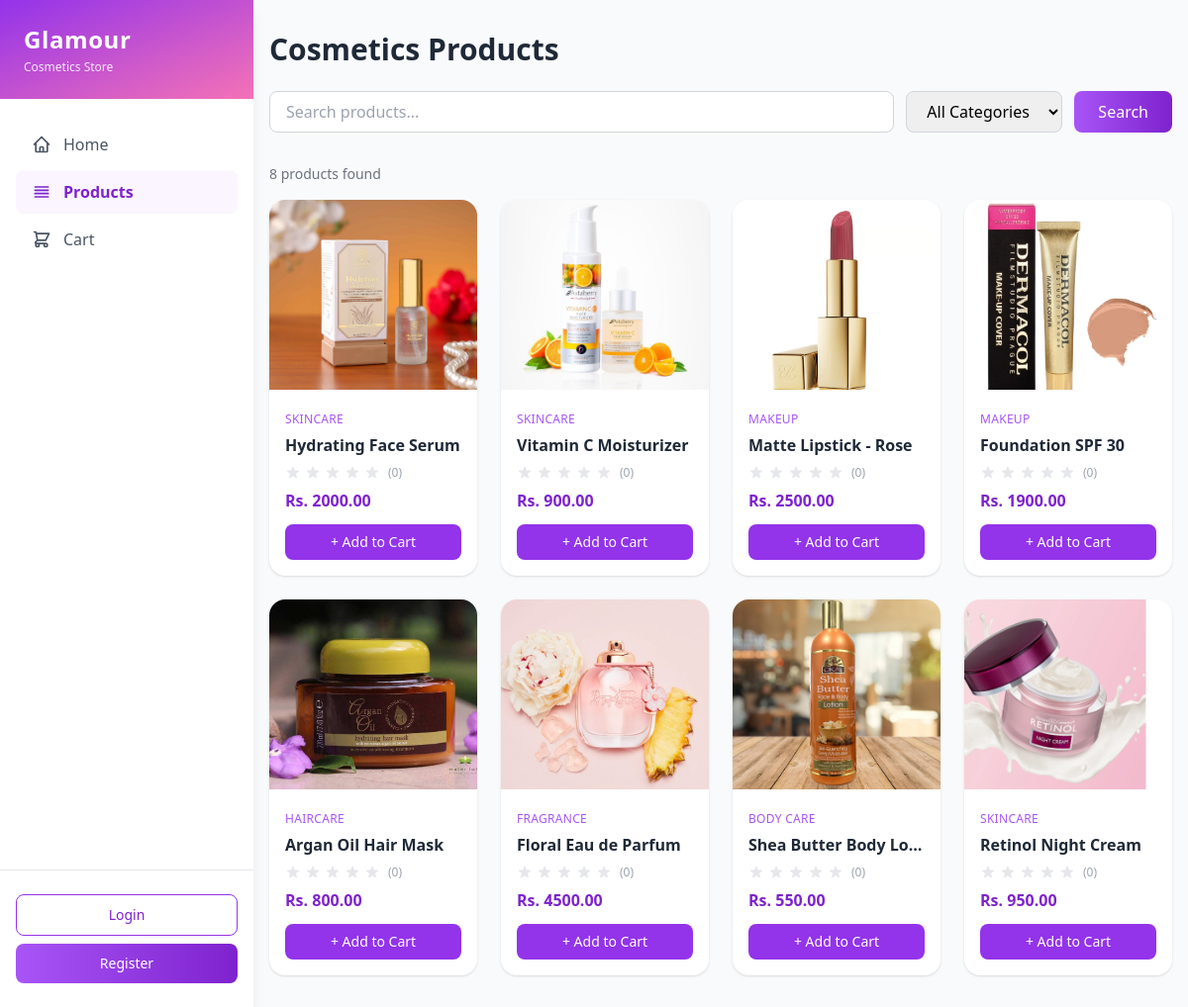
Screenshot of /products/ with the database file from the repository.
### products/models.py (models this page shows, shortened)
class Product(models.Model):
    name = models.CharField(max_length=200)
    category = models.ForeignKey(Category, on_delete=models.SET_NULL, null=True, related_name='products')
    price = models.DecimalField(max_digits=10, decimal_places=2)
    description = models.TextField(blank=True)
    image = models.ImageField(upload_to='products/', blank=True, null=True)
    is_featured = models.BooleanField(default=False)
    created_at = models.DateTimeField(auto_now_add=True)
    def average_rating(self):
        reviews = self.reviews.all()
        if reviews.exists():
            return round(sum(r.rating for r in reviews) / reviews.count(), 1)
        return None
    def review_count(self):
        return self.reviews.count()

class Category(models.Model):
    name = models.CharField(max_length=100, unique=True)
    class Meta:
        verbose_name_plural = 'Categories'

### products/views.py (the view)
# urls.py: path('', views.product_list, name='product_list'),
def product_list(request):
    products = Product.objects.select_related('category').all()
    categories = Category.objects.all()
    query = request.GET.get('q', '')
    category_id = request.GET.get('category', '')
    if query:
        products = products.filter(name__icontains=query)
    if category_id:
        products = products.filter(category__id=category_id)
    return render(request, 'products/product_list.html', {
        'products': products,
        'categories': categories,
        'query': query,
        'selected_category': category_id,
    })

### cart/context_processors.py (called while the page is built)
def cart(request):
    if request.user.is_authenticated:
        cart, _ = Cart.objects.get_or_create(user=request.user)
        return {'cart': cart}
    return {'cart': None}

### products/templates/products/product_list.html (shortened to what this page needs)
{% extends 'accounts/base.html' %}
{% block content %}
<div class="min-h-screen bg-gray-50">
    <div class="max-w-7xl mx-auto px-4 py-8">
        <h1 class="text-3xl font-bold text-gray-800 mb-6">Cosmetics Products</h1>
        <form method="get" class="flex flex-col sm:flex-row gap-3 mb-8">
            <input
                type="text"
                name="q"
                value="{{ query }}"
                placeholder="Search products..."
                class="flex-1 px-4 py-2 border border-gray-300 rounded-lg focus:outline-none focus:ring-2 focus:ring-purple-500"
            >
            <select name="category"
                class="px-4 py-2 border border-gray-300 rounded-lg focus:outline-none focus:ring-2 focus:ring-purple-500">
                <option value="">All Categories</option>
            </select>
            <button type="submit"
                class="bg-gradient-to-r from-purple-500 to-purple-700 text-white px-6 py-2 rounded-lg hover:opacity-90 transition">
                Search
            </button>
        </form>
        <p class="text-sm text-gray-500 mb-4">{{ products.count }} product{{ products.count|pluralize }} found</p>
        {% if products %}
        <div class="grid grid-cols-1 sm:grid-cols-2 md:grid-cols-3 lg:grid-cols-4 gap-6">
            {% for product in products %}
            <div class="bg-white rounded-2xl shadow hover:shadow-md transition overflow-hidden group">
                <a href="{% url 'product_detail' product.pk %}">
                {% if product.image %}
                    <img src="{{ product.image.url }}" alt="{{ product.name }}"
                        class="w-full h-48 object-cover group-hover:scale-105 transition duration-300">
                {% else %}
                    <div class="w-full h-48 bg-purple-50 flex items-center justify-center">
                        <img src="https://placehold.co/400x300?text=No+Image" alt="No image" class="h-full w-full object-cover opacity-50">
                    </div>
                {% endif %}
                </a>
                <div class="p-4">
                    <span class="text-xs text-purple-500 font-medium uppercase tracking-wide">
                        {{ product.category.name|default:"Uncategorized" }}
                    </span>
                    <h3 class="text-gray-800 font-semibold mt-1 truncate">{{ product.name }}</h3>
                    <div class="flex items-center gap-1 mt-2">
                        {% with avg=product.average_rating %}
                        {% for i in "12345" %}
                            <svg xmlns="http://www.w3.org/2000/svg" class="h-4 w-4 {% if avg and forloop.counter <= avg %}text-yellow-400{% else %}text-gray-200{% endif %}" viewBox="0 0 20 20" fill="currentColor">
                                <path d="M9.049 2.927c.3-.921 1.603-.921 1.902 0l1.07 3.292a1 1 0 00.95.69h3.462c.969 0 1.371 1.24.588 1.81l-2.8 2.034a1 1 0 00-.364 1.118l1.07 3.292c.3.921-.755 1.688-1.54 1.118l-2.8-2.034a1 1 0 00-1.175 0l-2.8 2.034c-.784.57-1.838-.197-1.539-1.118l1.07-3.292a1 1 0 00-.364-1.118L2.98 8.72c-.783-.57-.38-1.81.588-1.81h3.461a1 1 0 00.951-.69l1.07-3.292z" />
                            </svg>
                        {% endfor %}
                        <span class="text-xs text-gray-400 ml-1">({{ product.review_count }})</span>
                        {% endwith %}
                    </div>
                    <p class="text-purple-700 font-bold mt-2">Rs. {{ product.price }}</p>
                    <form method="post" action="{% url 'cart_add' product.id %}" class="mt-3">
                        <button type="submit"
                            class="w-full bg-purple-600 hover:bg-purple-700 text-white text-sm py-2 rounded-lg transition">
                            + Add to Cart
                        </button>
                    </form>
                </div>
            </div>
            {% endfor %}
        </div>
        {% endif %}
    </div>
</div>
{% endblock %}

### rows the page displays
Product: image (picture), category.name "SKINCARE", name "Hydrating Face Serum", review_count "0", price "2000.00"
Product: image (picture), category.name "SKINCARE", name "Vitamin C Moisturizer", review_count "0", price "900.00"
Product: image (picture), category.name "MAKEUP", name "Matte Lipstick - Rose", review_count "0", price "2500.00"
Product: image (picture), category.name "MAKEUP", name "Foundation SPF 30", review_count "0", price "1900.00"
Product: image (picture), category.name "HAIRCARE", name "Argan Oil Hair Mask", review_count "0", price "800.00"
Product: image (picture), category.name "FRAGRANCE", name "Floral Eau de Parfum", review_count "0", price "4500.00"
Product: image (picture), category.name "BODY CARE", name "Shea Butter Body Lo…", review_count "0", price "550.00"
Product: image (picture), category.name "SKINCARE", name "Retinol Night Cream", review_count "0", price "950.00"

### other values shown
{{ products.count }} "8"
